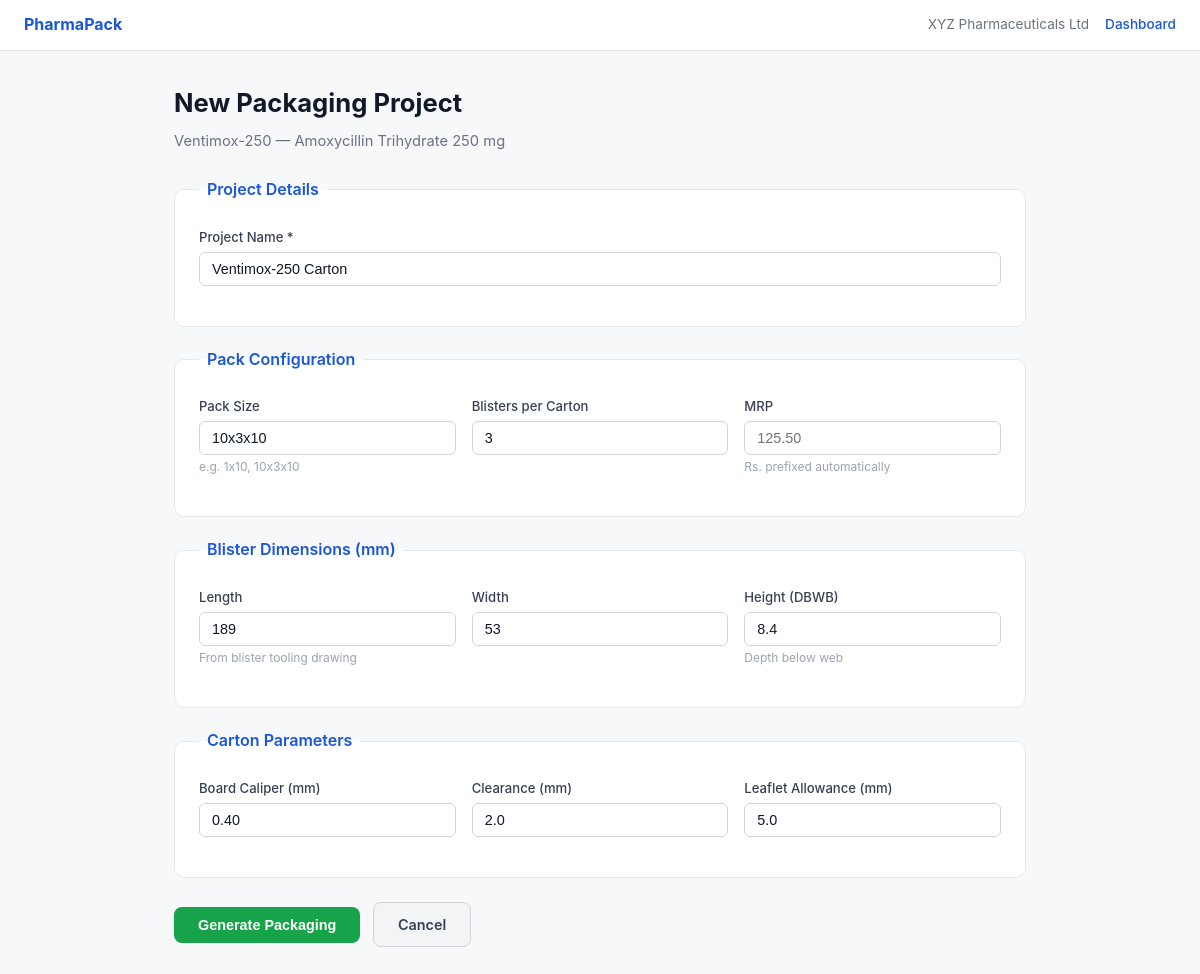
/org/e8379450044b4d77979e732232048595/product/674fbaab1f4b4b30971254a8d2288877/project/new, run on the app's committed database.
### src/web/database.py (models this page shows, shortened)
class Organization(Base):
    __tablename__ = "organizations"
    id = Column(String(32), primary_key=True, default=new_uuid)
    name = Column(String(255), nullable=False)
    address = Column(Text, default="")
    license_no = Column(String(100), default="")
    logo_path = Column(String(500), nullable=True)
    brand_color_hex = Column(String(7), default="#1a56db")
    is_manufacturer = Column(Boolean, default=True)
    manufacturer_name = Column(String(255), nullable=True)
    manufacturer_address = Column(Text, nullable=True)
    manufacturer_license_no = Column(String(100), nullable=True)
    created_at = Column(DateTime, default=datetime.utcnow)
    products = relationship("Product", back_populates="organization", cascade="all, delete-orphan")

class Product(Base):
    __tablename__ = "products"
    id = Column(String(32), primary_key=True, default=new_uuid)
    org_id = Column(String(32), ForeignKey("organizations.id"), nullable=False)
    brand_name = Column(String(255), nullable=False)
    brand_name_hindi = Column(String(255), nullable=True)
    generic_name = Column(String(255), nullable=False)
    strength_value = Column(Float, nullable=False)
    strength_unit = Column(String(10), default="mg")
    dosage_form = Column(String(50), default="tablet")
    composition = Column(Text, default="")
    schedule_type = Column(String(5), nullable=True)  # "H", "H1", "X", or None
    storage_conditions = Column(String(500), default="Store below 25°C. Protect from light and moisture.")
    created_at = Column(DateTime, default=datetime.utcnow)
    organization = relationship("Organization", back_populates="products")
    projects = relationship("PackagingProject", back_populates="product", cascade="all, delete-orphan")

### src/web/app.py (the view)
@app.get("/org/{org_id}/product/{product_id}/project/new", response_class=HTMLResponse)
async def project_new_form(request: Request, org_id: str, product_id: str):
    db = get_db()
    try:
        org = db.query(Organization).filter_by(id=org_id).first()
        product = db.query(DBProduct).filter_by(id=product_id, org_id=org_id).first()
        if not org or not product:
            return RedirectResponse(f"/org/{org_id}", status_code=303)
        return templates.TemplateResponse("project_form.html", {
            "request": request, "org": org, "product": product,
        })
    finally:
        db.close()

### src/web/templates/project_form.html (shortened to what this page needs)
{% extends "base.html" %}
{% block nav_items %}
<span class="org-name">{{ org.name }}</span>
<a href="/org/{{ org.id }}">Dashboard</a>
{% endblock %}
{% block content %}
<h1>New Packaging Project</h1>
<p class="subtitle">{{ product.brand_name }}-{{ product.strength_value|int }} — {{ product.generic_name }} {{ product.strength_display }}</p>
<form action="/org/{{ org.id }}/product/{{ product.id }}/project/new" method="post">
    <fieldset>
        <legend>Project Details</legend>
        <div class="form-row">
            <div class="form-group">
                <label for="name">Project Name *</label>
                <input type="text" id="name" name="name" value="{{ product.brand_name }}-{{ product.strength_value|int }} Carton" required>
            </div>
        </div>
    </fieldset>
    <fieldset>
        <legend>Pack Configuration</legend>
        <div class="form-row">
            <div class="form-group">
                <label for="pack_size">Pack Size</label>
                <input type="text" id="pack_size" name="pack_size" value="10x3x10">
                <span class="hint">e.g. 1x10, 10x3x10</span>
            </div>
            <div class="form-group">
                <label for="blisters_per_carton">Blisters per Carton</label>
                <input type="number" id="blisters_per_carton" name="blisters_per_carton" value="3" min="1" max="20" required>
            </div>
            <div class="form-group">
                <label for="mrp">MRP</label>
                <input type="text" id="mrp" name="mrp" value="" placeholder="125.50">
                <span class="hint">Rs. prefixed automatically</span>
            </div>
        </div>
    </fieldset>
    <fieldset>
        <legend>Blister Dimensions (mm)</legend>
        <div class="form-row">
            <div class="form-group">
                <label for="blister_length">Length</label>
                <input type="number" id="blister_length" name="blister_length" value="189" step="any" required>
                <span class="hint">From blister tooling drawing</span>
            </div>
            <div class="form-group">
                <label for="blister_width">Width</label>
                <input type="number" id="blister_width" name="blister_width" value="53" step="any" required>
            </div>
            <div class="form-group">
                <label for="blister_height">Height (DBWB)</label>
                <input type="number" id="blister_height" name="blister_height" value="8.4" step="any" required>
                <span class="hint">Depth below web</span>
            </div>
        </div>
    </fieldset>
    <fieldset>
        <legend>Carton Parameters</legend>
        <div class="form-row">
            <div class="form-group">
                <label for="board_caliper">Board Caliper (mm)</label>
                <input type="number" id="board_caliper" name="board_caliper" value="0.40" step="0.01" required>
            </div>
            <div class="form-group">
                <label for="clearance">Clearance (mm)</label>
                <input type="number" id="clearance" name="clearance" value="2.0" step="0.5" required>
            </div>
            <div class="form-group">
                <label for="leaflet_allowance">Leaflet Allowance (mm)</label>
                <input type="number" id="leaflet_allowance" name="leaflet_allowance" value="5.0" step="0.5" required>
            </div>
        </div>
    </fieldset>
    <div style="margin-top:24px;">
        <button type="submit" class="btn btn-success">Generate Packaging</button>
        <a href="/org/{{ org.id }}" class="btn btn-secondary" style="margin-left:8px;">Cancel</a>
    </div>
</form>
{% endblock %}

### data on the page
Organization: name "XYZ Pharmaceuticals Ltd"
Product: brand_name "Ventimox", strength_value "250", generic_name "Amoxycillin Trihydrate", strength_display "250 mg", name "Ventimox-250 Carton"
